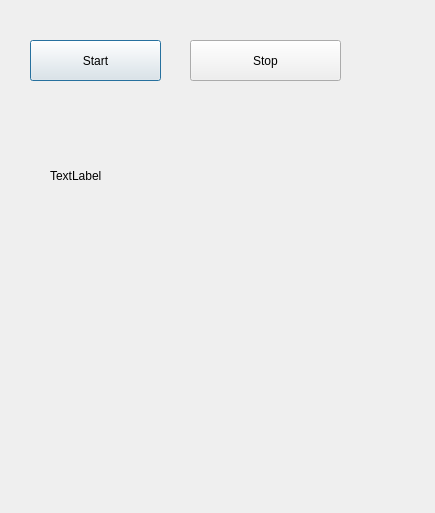
<?xml version="1.0" encoding="UTF-8"?>
<ui version="4.0">
 <class>Dialog</class>
 <widget class="QDialog" name="Dialog">
  <property name="geometry">
   <rect>
    <x>0</x>
    <y>0</y>
    <width>435</width>
    <height>513</height>
   </rect>
  </property>
  <property name="windowTitle">
   <string>Dialog</string>
  </property>
  <widget class="QStackedWidget" name="stackedWidget">
   <property name="geometry">
    <rect>
     <x>10</x>
     <y>10</y>
     <width>381</width>
     <height>391</height>
    </rect>
   </property>
   <property name="currentIndex">
    <number>1</number>
   </property>
   <widget class="QWidget" name="page">
    <widget class="QLabel" name="label">
     <property name="geometry">
      <rect>
       <x>30</x>
       <y>40</y>
       <width>121</width>
       <height>21</height>
      </rect>
     </property>
     <property name="text">
      <string>Karşılama Mesajınız:</string>
     </property>
    </widget>
    <widget class="QLineEdit" name="txtMesaj">
     <property name="geometry">
      <rect>
       <x>30</x>
       <y>80</y>
       <width>141</width>
       <height>21</height>
      </rect>
     </property>
     <property name="text">
      <string>Sunucuma Hoşgeldiniz</string>
     </property>
    </widget>
    <widget class="QLabel" name="label_2">
     <property name="geometry">
      <rect>
       <x>40</x>
       <y>120</y>
       <width>131</width>
       <height>31</height>
      </rect>
     </property>
     <property name="text">
      <string>Port Numarası ? </string>
     </property>
    </widget>
    <widget class="QSpinBox" name="spinBox">
     <property name="geometry">
      <rect>
       <x>30</x>
       <y>170</y>
       <width>131</width>
       <height>21</height>
      </rect>
     </property>
    </widget>
    <widget class="QDialogButtonBox" name="buttonBox">
     <property name="geometry">
      <rect>
       <x>52</x>
       <y>380</y>
       <width>291</width>
       <height>28</height>
      </rect>
     </property>
     <property name="standardButtons">
      <set>QDialogButtonBox::NoButton</set>
     </property>
    </widget>
   </widget>
   <widget class="QWidget" name="page_2">
    <widget class="QPushButton" name="btnStart">
     <property name="geometry">
      <rect>
       <x>20</x>
       <y>30</y>
       <width>131</width>
       <height>41</height>
      </rect>
     </property>
     <property name="text">
      <string>Start</string>
     </property>
    </widget>
    <widget class="QPushButton" name="btnStop">
     <property name="geometry">
      <rect>
       <x>180</x>
       <y>30</y>
       <width>151</width>
       <height>41</height>
      </rect>
     </property>
     <property name="text">
      <string>Stop</string>
     </property>
    </widget>
    <widget class="QLabel" name="lblStatus">
     <property name="geometry">
      <rect>
       <x>40</x>
       <y>150</y>
       <width>211</width>
       <height>31</height>
      </rect>
     </property>
     <property name="text">
      <string>TextLabel</string>
     </property>
    </widget>
   </widget>
  </widget>
  <widget class="QDialogButtonBox" name="buttonBox_2">
   <property name="geometry">
    <rect>
     <x>210</x>
     <y>440</y>
     <width>193</width>
     <height>28</height>
    </rect>
   </property>
   <property name="standardButtons">
    <set>QDialogButtonBox::NoButton</set>
   </property>
  </widget>
 </widget>
 <resources/>
 <connections/>
</ui>
